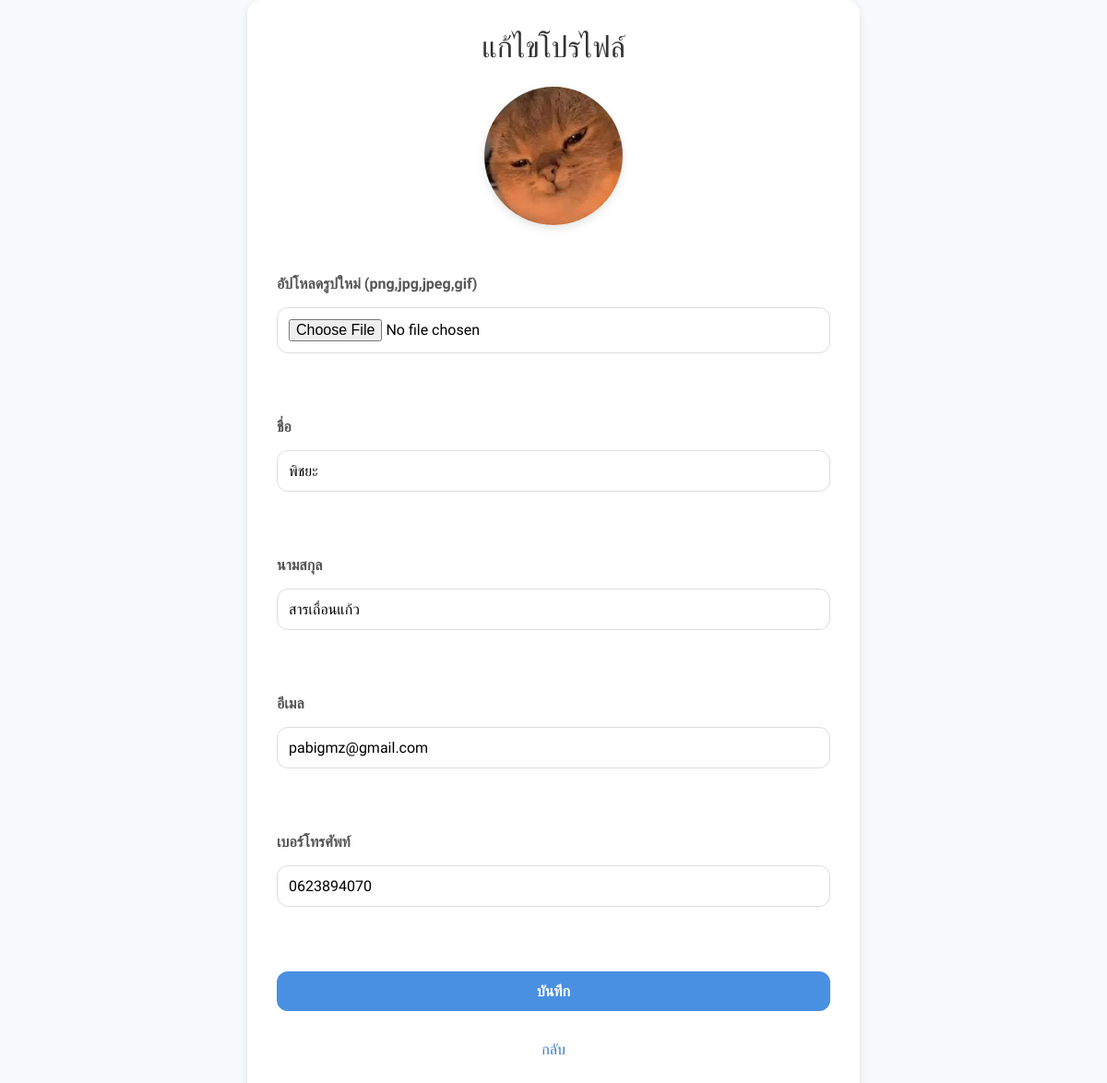
The app's page /Lessons/editprofile.php (signed in) with its own data.
### tables this page shows
CREATE TABLE `users` (
  `user_id` int NOT NULL,
  `fname` varchar(255) NOT NULL,
  `lname` varchar(255) NOT NULL,
  `email` varchar(255) NOT NULL,
  `password` text NOT NULL,
  `remember_token` varchar(255) DEFAULT NULL,
  `telephone` text NOT NULL,
  `education_id` int NOT NULL,
  `vipassana` tinyint(1) NOT NULL DEFAULT '0',
  `role` enum('admin','student') NOT NULL,
  `path_profile` varchar(255) NOT NULL DEFAULT '../assets/img/profile.jpg',
  `last_active` timestamp NOT NULL DEFAULT CURRENT_TIMESTAMP,
  `reset_token` varchar(255) DEFAULT NULL,
  `reset_expires` datetime DEFAULT CURRENT_TIMESTAMP,
  `created_at` timestamp NOT NULL DEFAULT CURRENT_TIMESTAMP,
  `updated_at` timestamp NOT NULL DEFAULT CURRENT_TIMESTAMP
);

### Lessons/editprofile.php (the view, shortened to what this page needs)
<?php
try {
    include("../includes/connect.php");
    $userId = $_SESSION['user_id'];
    $user_sql = ("SELECT * FROM users WHERE user_id = :id");
    $stmt = $conn->prepare($user_sql);
    $stmt->execute(['id' => $userId]);
    $user = $stmt->fetch(PDO::FETCH_ASSOC);
} catch (PDOException $e) {
    die("เกิดข้อผิดพลาด: " . $e->getMessage());
} catch (Exception $e) {
    die("เกิดข้อผิดพลาด: " . $e->getMessage());
}
?>
<!DOCTYPE html>
<html lang="th">
<head>
    <link rel="stylesheet" href="../assets/css/lesson/edit.css">
    <link rel="stylesheet" href="https://cdn.jsdelivr.net/npm/flatpickr/dist/flatpickr.min.css">
</head>
<body>
    <main>
        <h1>แก้ไขโปรไฟล์</h1>
        <img src="<?php echo htmlspecialchars($user['path_profile']); ?>" alt="รูปโปรไฟล์" width="150"><br><br>
        <form method="POST" enctype="multipart/form-data">
            <label for="path_profile">อัปโหลดรูปใหม่ (png,jpg,jpeg,gif)</label>
            <input type="file" name="path_profile" accept="image/*"><br><br>
            <label>ชื่อ</label>
            <input type="text" name="fname" value="<?= htmlspecialchars($user['fname']) ?>" required><br><br>
            <label>นามสกุล</label>
            <input type="text" name="lname" value="<?= htmlspecialchars($user['lname']) ?>" required><br><br>
            <label>อีเมล</label>
            <input type="email" name="email" value="<?= htmlspecialchars($user['email']) ?>" required><br><br>
            <label>เบอร์โทรศัพท์</label>
            <input type="text" name="phone" value="<?= htmlspecialchars($user['telephone']) ?>" required><br><br>
            <button type="submit">บันทึก</button>
        </form>
        <a href="./">กลับ</a>
    </main>
</body>
</html>

### assets/css/lesson/edit.css (style rules this page uses)
* { padding: 0; margin: 0; }
body { font-family: "Prompt", "serif"; background-color: #f7f9fc; margin: 0; padding: 0; display: flex; align-items: center; flex-direction: column; justify-content: center; min-height: 100vh; }
h1 { text-align: center; color: #333; margin-bottom: 1.5rem; font-weight: 500; }
form { display: grid; gap: 1rem; }
label { font-weight: 600; color: #555; }
input[type="text"], input[type="email"], input[type="date"], input[type="file"] { padding: 0.75rem; border: 1px solid #ddd; border-radius: 12px; font-size: 1rem; transition: border 0.3s ease; font-family: "Prompt","serif"; }
button { padding: 0.75rem; background-color: #4A90E2; color: white; border: none; border-radius: 12px; font-size: 1rem; font-weight: bold; cursor: pointer; transition: background-color 0.3s ease; font-family: "Prompt","serif"; }
img { display: block; margin: 0 auto 1rem; width: 150px; height: 150px; object-fit: cover; border-radius: 50%; box-shadow: 0 4px 10px rgba(0, 0, 0, 0.1); }

### records on screen
users: path_profile (picture), fname "พิชยะ", lname "สารเถื่อนแก้ว", email "pabigmz@gmail.com", phone "0623894070"
